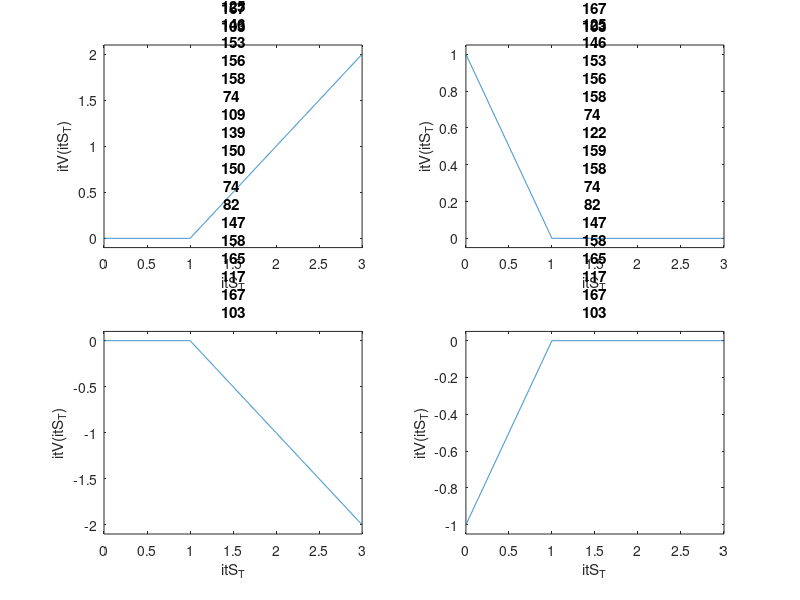
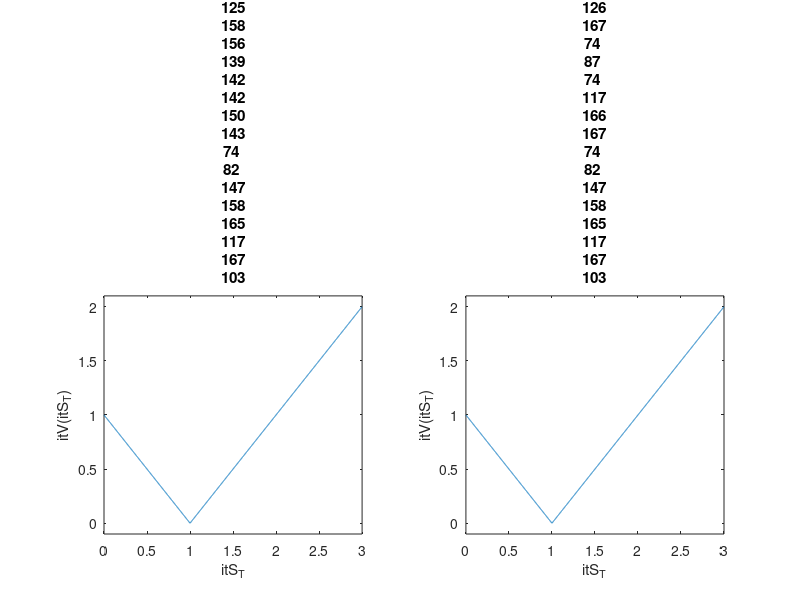
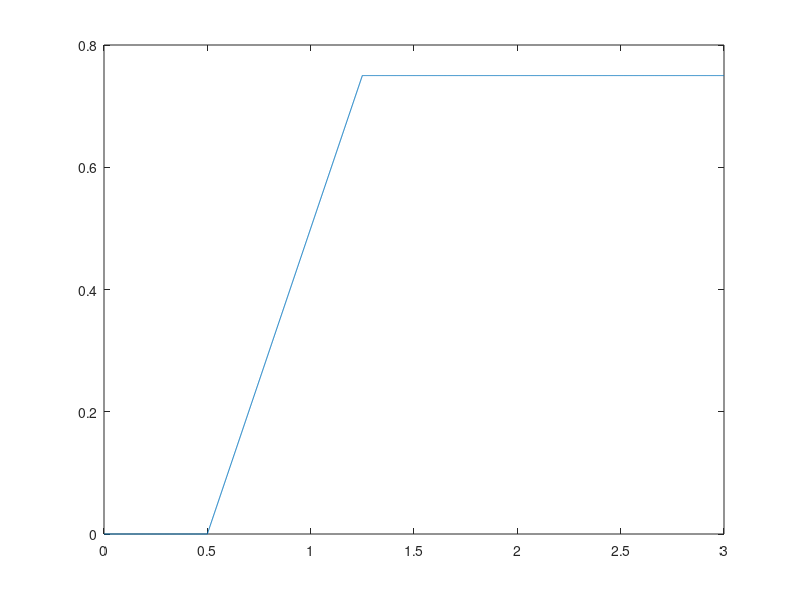

Reproduce these figures in MATLAB, in order. (Note: this script raises an error after producing the figures.)
%% Problem Set 1 ECE478 Mark Koszykowski

clc;
clear;
close all;
%% 1

long = @(Dt) Dt;
short = @(Dt) -Dt;

call = @(St, K) (St > K).*(St - K);
put = @(St, K) (K > St).*(K - St);

digi_call = @(St, K) (St > K);
digi_put = @(St, K) (St < K);

St = 0:.001:3;


% a

K = 1;

long_call = long(call(St, K));
long_put = long(put(St, K));
short_call = short(call(St, K));
short_put = short(put(St, K));

figure;

subplot(2, 2, 1);
plot(St, long_call);
title("Long Call (\it{K}=" + K + ")")
xlabel("\it{S_{T}}");
ylabel("\it{V}(\it{S_{T}})");
ylim([min(long_call)-.05*(max(long_call)-min(long_call)) ...
    max(long_call)+.05*(max(long_call)-min(long_call))]);

subplot(2, 2, 2);
plot(St, long_put);
title("Long Put (\it{K}=" + K + ")")
xlabel("\it{S_{T}}");
ylabel("\it{V}(\it{S_{T}})");
ylim([min(long_put)-.05*(max(long_put)-min(long_put)) ...
    max(long_put)+.05*(max(long_put)-min(long_put))]);

subplot(2, 2, 3);
plot(St, short_call);
title("Short Call (\it{K}=" + K + ")")
xlabel("\it{S_{T}}");
ylabel("\it{V}(\it{S_{T}})");
ylim([min(short_call)-.05*(max(short_call)-min(short_call)) ...
    max(short_call)+.05*(max(short_call)-min(short_call))]);

subplot(2, 2, 4);
plot(St, short_put);
title("Short Put (\it{K}=" + K + ")")
xlabel("\it{S_{T}}");
ylabel("\it{V}(\it{S_{T}})");
ylim([min(short_put)-.05*(max(short_put)-min(short_put)) ...
    max(short_put)+.05*(max(short_put)-min(short_put))]);


% b

K = 1;

straddle_emp = call(St, K) + put(St, K);
straddle_theo = abs(St - K);

figure;

subplot(1, 2, 1);
plot(St, straddle_emp);
title("Straddle (\it{K}=" + K + ")")
xlabel("\it{S_{T}}");
ylabel("\it{V}(\it{S_{T}})");
ylim([min(straddle_emp)-.05*(max(straddle_emp)-min(straddle_emp)) ...
    max(straddle_emp)+.05*(max(straddle_emp)-min(straddle_emp))]);

subplot(1, 2, 2);
plot(St, straddle_theo);
title("\it{V}(\it{S_{T}}) = \it{|S_{T} - K|} (\it{K}=" + K + ")")
xlabel("\it{S_{T}}");
ylabel("\it{V}(\it{S_{T}})");
ylim([min(straddle_theo)-.05*(max(straddle_theo)-min(straddle_theo)) ...
    max(straddle_theo)+.05*(max(straddle_theo)-min(straddle_theo))]);

assert(isequal(straddle_emp, straddle_theo));


% c

K1 = 0.5;
K2 = 1.25;

assert(K1 < K2);

call_put_spread = long(call(St, K1)) + short(call(St, K2));

figure;
plot(St, call_put_spread);
title("Call-Put Spread (\it{K_{1}}=" + K1 + ", \it{K_{2}}=" + K2 + ")")
xlabel("\it{S_{T}}");
ylabel("\it{V}(\it{S_{T}})");
ylim([min(call_put_spread)-.05*(max(call_put_spread)-min(call_put_spread)) ...
    max(call_put_spread)+.05*(max(call_put_spread)-min(call_put_spread))]);

% d

K1 = 0.5;
K2 = 1.25;

lambda = [1/3, 1/2, 2/3];

assert(K1 < K2);
assert(all(0 < lambda) && all(lambda < 1));

K_star = lambda*K1 + (1-lambda)*K2;

figure;
for i = 1:numel(lambda)

    butterfly = long(lambda(i)*call(St, K1)) + ...
        long((1 - lambda(i))*call(St, K2)) + ...
        short(call(St, K_star(i)));

    subplot(1, 3, i);
    plot(St, butterfly);
    title("Butterfly (\it{K_{1}}=" + K1 + ...
        ", \it{K_{2}}=" + K2 + ", \it{\lambda}=" + lambda(i) + ...
        ", \it{K*}=" + K_star(i) + ")");
    xlabel("\it{S_{T}}");
    ylabel("\it{V}(\it{S_{T}})");
    ylim([min(butterfly)-.05*(max(butterfly)-min(butterfly)) ...
        max(butterfly)+.05*(max(butterfly)-min(butterfly))]);
end


% e

K1 = 0.5;
K2 = 1.0;
K3 = 1.5;

assert((K1 < K2) && (K2 < K3));

call_ladder = long(call(St, K1)) + short(call(St, K2)) + short(call(St, K3));

figure;
plot(St, call_ladder);
title("Call Ladder (\it{K_{1}}=" + K1 + ...
    ", \it{K_{2}}=" + K2 + ...
    ", \it{K_{3}}=" + K3 + ")")
xlabel("\it{S_{T}}");
ylabel("\it{V}(\it{S_{T}})");
ylim([min(call_ladder)-.05*(max(call_ladder)-min(call_ladder)) ...
    max(call_ladder)+.05*(max(call_ladder)-min(call_ladder))]);


% f

K1 = 0.5;
K2 = 1.25;

assert(K1 < K2);

digi_call_spread = long(digi_call(St, K1)) + short(digi_call(St, K2));

figure;
plot(St, digi_call_spread);
title("Digital Call Spread (\it{K_{1}}=" + K1 + ...
    ", \it{K_{2}}=" + K2 + ")")
xlabel("\it{S_{T}}");
ylabel("\it{V}(\it{S_{T}})");
ylim([min(digi_call_spread)-.05*(max(digi_call_spread)-min(digi_call_spread)) ...
    max(digi_call_spread)+.05*(max(digi_call_spread)-min(digi_call_spread))]);